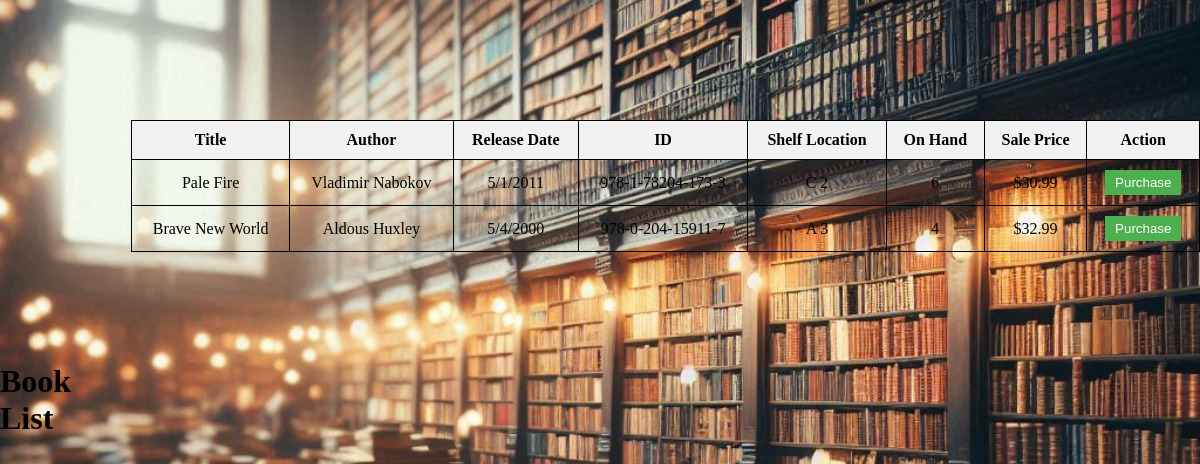
The page /lookup_book?bookid=204 on the database its author committed.
### tables this page shows
CREATE TABLE "BookInventory" (
	"BookInfoID"	TEXT,
	"StockMin"	INTEGER,
	"StockMax"	INTEGER,
	"AisleLoc"	TEXT,
	"ShelfLoc"	INTEGER
, "OnHandQty"	INTEGER);

CREATE TABLE "BookInfo" (
	"Title"	TEXT NOT NULL,
	"Author"	TEXT,
	"ID"	NUMERIC,
	"Cost"	NUMERIC NOT NULL,
	"SalePrice"	NUMERIC NOT NULL,
	"ReleaseDate"	TEXT,
	PRIMARY KEY("ID")
);

### FlaskUpdate2.py (the view)
@app.route('/lookup_book', methods=['GET'])
def lookup_book():
    title = request.args.get('title', None)
    author = request.args.get('author', None)
    bookid = request.args.get('bookid', None)
    if not title and not author and not bookid:
        return render_template('error.html', message="Please provide a title, author, or ID to look up")
    conn = connect_db()
    cursor = conn.cursor()
    if title:
        query = "SELECT * FROM BookInfo INNER JOIN BookInventory ON BookInfo.ID = BookInventory.BookInfoID WHERE title LIKE ?"
        cursor.execute(query, ('%' + title + '%',))
    elif author:
        query = "SELECT * FROM BookInfo INNER JOIN BookInventory ON BookInfo.ID = BookInventory.BookInfoID WHERE author LIKE ?"
        cursor.execute(query, ('%' + author + '%',))
    elif bookid:
        query = "SELECT * FROM BookInfo INNER JOIN BookInventory ON BookInfo.ID = BookInventory.BookInfoID WHERE ID LIKE ?"
        cursor.execute(query, ('%' + bookid + '%',))
    rows = cursor.fetchall()
    conn.close()
    if rows:
        auth_level = session.get('auth_level', 'Customer')
        return render_template('book_list.html', books=rows, auth_level=auth_level)
    else:
        return render_template('error.html', message="No books found")

### FlaskUpdate2.py (called while the page is built)
def connect_db():
    logging.debug("Connecting to the Database")
    conn = sqlite3.connect('CTUTeamProject.db')
    conn.row_factory = sqlite3.Row  # This allows us to return rows as dictionaries
    return conn

@app.template_filter('currency')
def currency_filter(value):
    return "${:,.2f}".format(value)

### templates/book_list.html (shortened to what this page needs)
<!DOCTYPE html>
<html>
<head>
</head>
<body>
    <h1>Book List</h1>
    <div class="table-container">
        <table>
            <tr>
                <th>Title</th>
                <th>Author</th>
                <th>Release Date</th>
                <th>ID</th>
                <th>Shelf Location</th>
                <th>On Hand</th>
                <th>Sale Price</th>
                <th>Action</th>
            </tr>
            {% for book in books %}
            <tr>
                <td>{{ book.Title }}</td>
                <td>{{ book.Author }}</td>
                <td>{{ book['ReleaseDate'] }}</td>
                <td>{{ book.ID }}</td>
                <td>{{ book['AisleLoc'] }} {{ book['ShelfLoc'] }}</td>
                <td>{{ book['OnHandQty'] }}</td>
                <td>{{ book.SalePrice | currency }}</td>
                <td>
                    {% if book['OnHandQty'] > 0 %}
                    <button class="sell-button" data-bookid="{{ book.id }}">
                        {{ 'Purchase' if auth_level == 'Customer' else 'Sell' }}
                    </button>
                    {% else %}
                    <button class="sell-button" data-bookid="{{ book.id }}">
                        Order
                    </button>
                    {% endif %}
                </td>
            </tr>
            {% endfor %}
        </table>
    </div>
</body>
</html>

### rows shown on the page
BookInventory: Title "Pale Fire", Author "Vladimir Nabokov", ReleaseDate "5/1/2011", ID "978-1-78204-173-3", AisleLoc "C", ShelfLoc "2", OnHandQty "6", SalePrice "$30.99", value "Purchase"
BookInventory: Title "Brave New World", Author "Aldous Huxley", ReleaseDate "5/4/2000", ID "978-0-204-15911-7", AisleLoc "A", ShelfLoc "3", OnHandQty "4", SalePrice "$32.99", value "Purchase"
